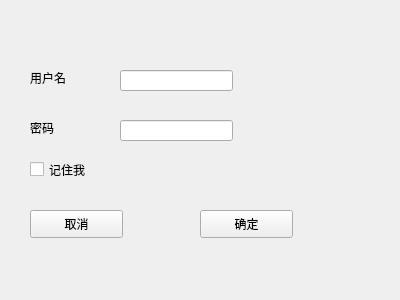
<?xml version="1.0" encoding="UTF-8"?>
<ui version="4.0">
 <class>Form</class>
 <widget class="QWidget" name="Form">
  <property name="geometry">
   <rect>
    <x>0</x>
    <y>0</y>
    <width>400</width>
    <height>300</height>
   </rect>
  </property>
  <property name="windowTitle">
   <string>Form</string>
  </property>
  <widget class="QLabel" name="label">
   <property name="geometry">
    <rect>
     <x>30</x>
     <y>70</y>
     <width>72</width>
     <height>15</height>
    </rect>
   </property>
   <property name="text">
    <string>用户名</string>
   </property>
  </widget>
  <widget class="QPushButton" name="pushButton">
   <property name="geometry">
    <rect>
     <x>30</x>
     <y>210</y>
     <width>93</width>
     <height>28</height>
    </rect>
   </property>
   <property name="text">
    <string>取消</string>
   </property>
  </widget>
  <widget class="QCheckBox" name="checkBox">
   <property name="geometry">
    <rect>
     <x>30</x>
     <y>160</y>
     <width>91</width>
     <height>19</height>
    </rect>
   </property>
   <property name="text">
    <string>记住我</string>
   </property>
  </widget>
  <widget class="QLineEdit" name="lineEdit">
   <property name="geometry">
    <rect>
     <x>120</x>
     <y>70</y>
     <width>113</width>
     <height>21</height>
    </rect>
   </property>
  </widget>
  <widget class="QLineEdit" name="lineEdit_2">
   <property name="geometry">
    <rect>
     <x>120</x>
     <y>120</y>
     <width>113</width>
     <height>21</height>
    </rect>
   </property>
  </widget>
  <widget class="QPushButton" name="pushButton_2">
   <property name="geometry">
    <rect>
     <x>200</x>
     <y>210</y>
     <width>93</width>
     <height>28</height>
    </rect>
   </property>
   <property name="text">
    <string>确定</string>
   </property>
  </widget>
  <widget class="QLabel" name="label_2">
   <property name="geometry">
    <rect>
     <x>30</x>
     <y>120</y>
     <width>72</width>
     <height>15</height>
    </rect>
   </property>
   <property name="text">
    <string>密码</string>
   </property>
  </widget>
 </widget>
 <resources/>
 <connections/>
</ui>
